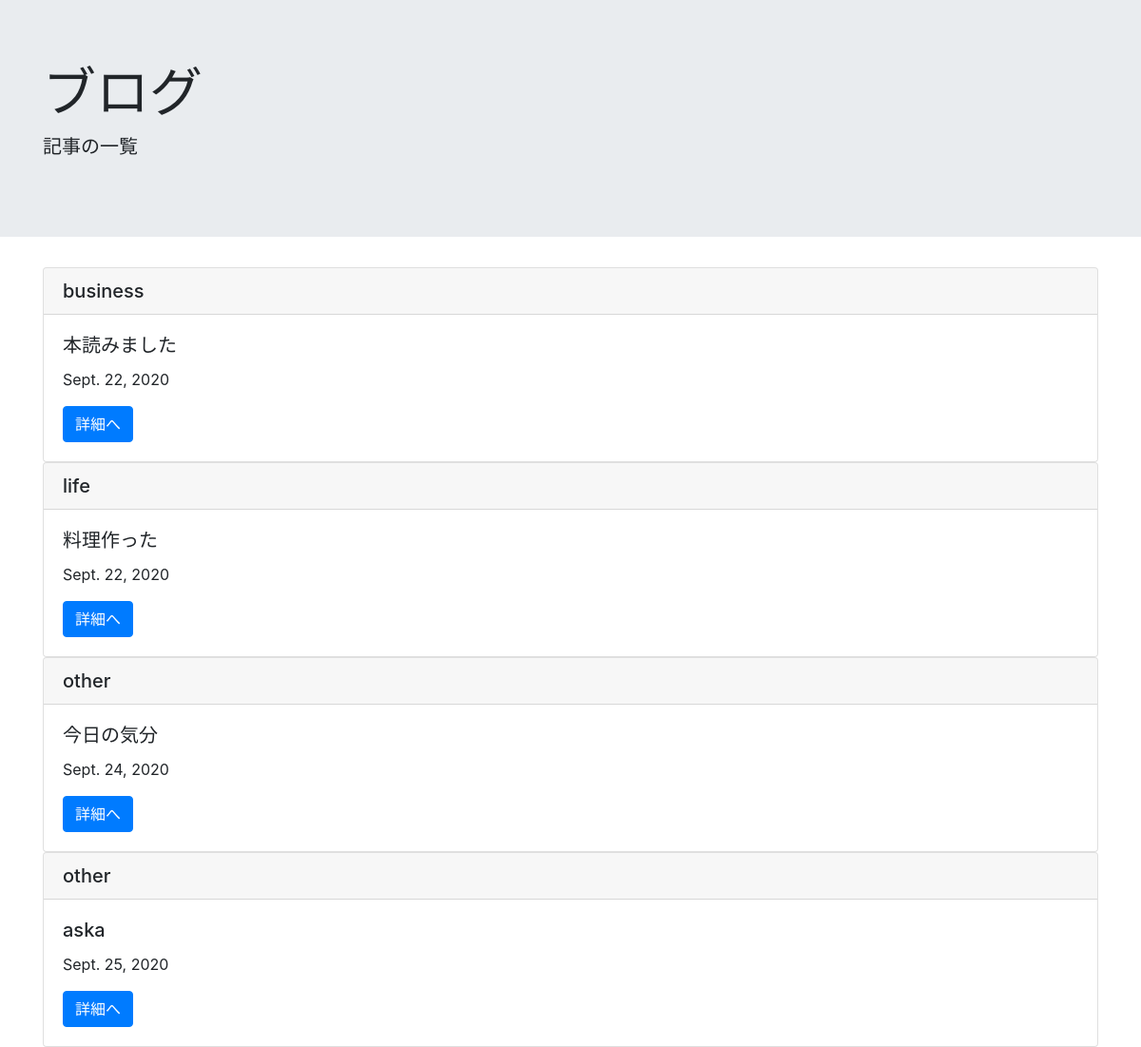
Page /list/ on the committed database.
### blogpost/models.py (models this page shows, shortened)
class BlogModel(models.Model):
    title = models.CharField(max_length=100)
    content = models.TextField()
    postdate = models.DateField(auto_now_add=True)
    category = models.CharField(
        max_length = 50,
        choices = CATEGORY
    )

### blogpost/views.py (the view)
# urls.py: path('list/', BlogList.as_view(), name='list'),
class BlogList(ListView):
    template_name = 'list.html'
    model = BlogModel

### templates/list.html
{% extends 'base.html' %}
{% block header %}
<div class="jumbotron jumbotron-fluid">
  <div class="container">
    <h1 class="display-4">ブログ</h1>
    <p class="lead">記事の一覧</p>
  </div>
</div>
{% endblock header %}
{% block content %}
    <div class="container">
        {% for item in object_list %}
        <div class="card">
            <h5 class="card-header">{{ item.category }}</h5>
            <div class="card-body">
              <h5 class="card-title">{{ item.title }}</h5>
              <p class="card-text">{{ item.postdate }}</p>
              <a href="{% url 'detail' item.pk %}" class="btn btn-primary">詳細へ</a>
            </div>
          </div>
        {% endfor %}
    </div>
{% endblock content %}

### templates/base.html (shortened to what this page needs)
<!doctype html>
<html lang="en">
  <head>
    <link rel="stylesheet" href="https://stackpath.bootstrapcdn.com/bootstrap/4.5.2/css/bootstrap.min.css">
  </head>
  <body>
    {% block header %}
    {% endblock header %}
    {% block content %}
    {% endblock content %}
  </body>
</html>

### rows in the picture
BlogModel: category "business", title "本読みました", postdate "Sept. 22, 2020"
BlogModel: category "life", title "料理作った", postdate "Sept. 22, 2020"
BlogModel: category "other", title "今日の気分", postdate "Sept. 24, 2020"
BlogModel: category "other", title "aska", postdate "Sept. 25, 2020"
